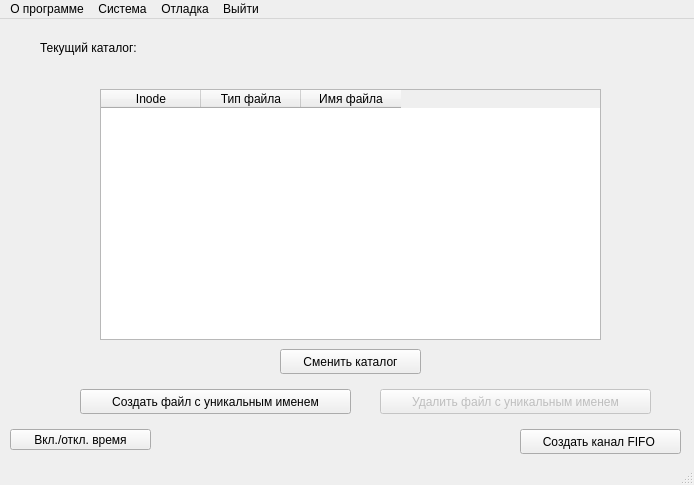
<?xml version="1.0" encoding="UTF-8"?>
<ui version="4.0">
 <class>MainWindow</class>
 <widget class="QMainWindow" name="MainWindow">
  <property name="geometry">
   <rect>
    <x>0</x>
    <y>0</y>
    <width>694</width>
    <height>485</height>
   </rect>
  </property>
  <property name="windowTitle">
   <string>MainWindow</string>
  </property>
  <widget class="QWidget" name="centralWidget">
   <widget class="QPushButton" name="TimerButton">
    <property name="geometry">
     <rect>
      <x>10</x>
      <y>410</y>
      <width>141</width>
      <height>21</height>
     </rect>
    </property>
    <property name="text">
     <string>Вкл./откл. время</string>
    </property>
   </widget>
   <widget class="QTableWidget" name="tableFiles">
    <property name="geometry">
     <rect>
      <x>100</x>
      <y>70</y>
      <width>501</width>
      <height>251</height>
     </rect>
    </property>
    <column>
     <property name="text">
      <string>Inode</string>
     </property>
    </column>
    <column>
     <property name="text">
      <string>Тип файла</string>
     </property>
    </column>
    <column>
     <property name="text">
      <string>Имя файла</string>
     </property>
    </column>
   </widget>
   <widget class="QPushButton" name="changeDirButton">
    <property name="geometry">
     <rect>
      <x>280</x>
      <y>330</y>
      <width>141</width>
      <height>25</height>
     </rect>
    </property>
    <property name="text">
     <string>Сменить каталог</string>
    </property>
   </widget>
   <widget class="QLabel" name="label">
    <property name="geometry">
     <rect>
      <x>40</x>
      <y>20</y>
      <width>131</width>
      <height>17</height>
     </rect>
    </property>
    <property name="text">
     <string>Текущий каталог:</string>
    </property>
   </widget>
   <widget class="QLabel" name="currdLabel">
    <property name="geometry">
     <rect>
      <x>170</x>
      <y>20</y>
      <width>441</width>
      <height>17</height>
     </rect>
    </property>
    <property name="text">
     <string/>
    </property>
   </widget>
   <widget class="QPushButton" name="makeFIFO">
    <property name="geometry">
     <rect>
      <x>520</x>
      <y>410</y>
      <width>161</width>
      <height>25</height>
     </rect>
    </property>
    <property name="text">
     <string>Создать канал FIFO </string>
    </property>
   </widget>
   <widget class="QPushButton" name="deleteUFile">
    <property name="enabled">
     <bool>false</bool>
    </property>
    <property name="geometry">
     <rect>
      <x>380</x>
      <y>370</y>
      <width>271</width>
      <height>25</height>
     </rect>
    </property>
    <property name="text">
     <string>Удалить файл с уникальным именем</string>
    </property>
    <property name="default">
     <bool>false</bool>
    </property>
   </widget>
   <widget class="QPushButton" name="createUFile">
    <property name="geometry">
     <rect>
      <x>80</x>
      <y>370</y>
      <width>271</width>
      <height>25</height>
     </rect>
    </property>
    <property name="text">
     <string>Создать файл с уникальным именем</string>
    </property>
   </widget>
  </widget>
  <widget class="QMenuBar" name="menuBar">
   <property name="geometry">
    <rect>
     <x>0</x>
     <y>0</y>
     <width>694</width>
     <height>22</height>
    </rect>
   </property>
   <widget class="QMenu" name="menu">
    <property name="title">
     <string>О программе</string>
    </property>
    <addaction name="action_2"/>
   </widget>
   <widget class="QMenu" name="menu_2">
    <property name="title">
     <string>Система</string>
    </property>
    <addaction name="action"/>
   </widget>
   <widget class="QMenu" name="menu_3">
    <property name="title">
     <string>Выйти</string>
    </property>
    <addaction name="action_3"/>
   </widget>
   <widget class="QMenu" name="menu_4">
    <property name="title">
     <string>Отладка</string>
    </property>
    <addaction name="menuDebug_onoff"/>
    <addaction name="MenuDB"/>
   </widget>
   <addaction name="menu"/>
   <addaction name="menu_2"/>
   <addaction name="menu_4"/>
   <addaction name="menu_3"/>
  </widget>
  <widget class="QStatusBar" name="statusBar"/>
  <action name="action">
   <property name="text">
    <string>Информация о системе....</string>
   </property>
  </action>
  <action name="action_2">
   <property name="text">
    <string>Информация о разработчике....</string>
   </property>
  </action>
  <action name="action_3">
   <property name="text">
    <string>Выйти из программы</string>
   </property>
  </action>
  <action name="menuDebug_onoff">
   <property name="text">
    <string>Вкл./откл. отладку</string>
   </property>
  </action>
  <action name="MenuDB">
   <property name="text">
    <string>База данных</string>
   </property>
  </action>
 </widget>
 <layoutdefault spacing="6" margin="11"/>
 <resources/>
 <connections/>
</ui>
